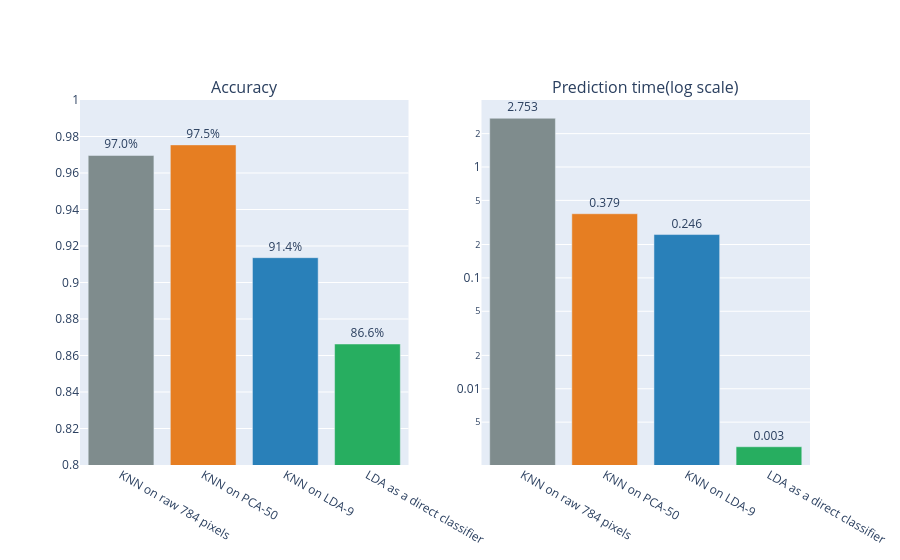

Notebook cell for this chart:
### Markdown cell above
### 8.2 Accuracy and Speed

### Code cell
fig  = make_subplots(rows=1, cols=2, subplot_titles=("Accuracy", "Prediction time(log scale)"))
colors = ["#7f8c8d", "#e67e22", "#2980b9", "#27ae60"]

# For Accuracy
fig.add_trace(go.Bar(x=compare['Approach'], y=compare['Accuracy'], marker_color=colors,
                    text=compare['Accuracy'].map("{:.1%}".format), textposition="outside",
                    showlegend=False), row=1, col=1)

# For Prediction time
fig.add_trace(go.Bar(x=compare['Approach'], y=compare['Predict time (sec)'], marker_color=colors,
                    text=compare['Predict time (sec)'].map("{:.3f}".format), textposition="outside",
                    showlegend=False), row=1, col=2)

fig.update_yaxes(range=[0.8, 1.0], row=1, col=1)
fig.update_yaxes(type='log', row=1, col=2)
fig.show()

### Figure 1 — Plotly figure (JSON) as saved in the notebook; plotly's stock layout.template omitted (floating-point values rounded to 4 significant figures)
{"data": [{"marker": {"color": ["#7f8c8d", "#e67e22", "#2980b9", "#27ae60"]}, "showlegend": false, "text": ["97.0%", "97.5%", "91.4%", "86.6%"], "textposition": "outside", "type": "bar", "x": ["KNN on raw 784 pixels", "KNN on PCA-50", "KNN on LDA-9", "LDA as a direct classifier"], "xaxis": "x", "y": [0.9696, 0.9754, 0.9136, 0.8663], "yaxis": "y"}, {"marker": {"color": ["#7f8c8d", "#e67e22", "#2980b9", "#27ae60"]}, "showlegend": false, "text": ["2.753", "0.379", "0.246", "0.003"], "textposition": "outside", "type": "bar", "x": ["KNN on raw 784 pixels", "KNN on PCA-50", "KNN on LDA-9", "LDA as a direct classifier"], "xaxis": "x2", "y": [2.753, 0.379, 0.246, 0.003], "yaxis": "y2"}], "layout": {"annotations": [{"font": {"size": 16}, "showarrow": false, "text": "Accuracy", "x": 0.225, "xanchor": "center", "xref": "paper", "y": 1, "yanchor": "bottom", "yref": "paper"}, {"font": {"size": 16}, "showarrow": false, "text": "Prediction time(log scale)", "x": 0.775, "xanchor": "center", "xref": "paper", "y": 1, "yanchor": "bottom", "yref": "paper"}], "xaxis": {"anchor": "y", "domain": [0, 0.45]}, "xaxis2": {"anchor": "y2", "domain": [0.55, 1]}, "yaxis": {"anchor": "x", "domain": [0, 1], "range": [0.8, 1]}, "yaxis2": {"anchor": "x2", "domain": [0, 1], "type": "log"}}}
